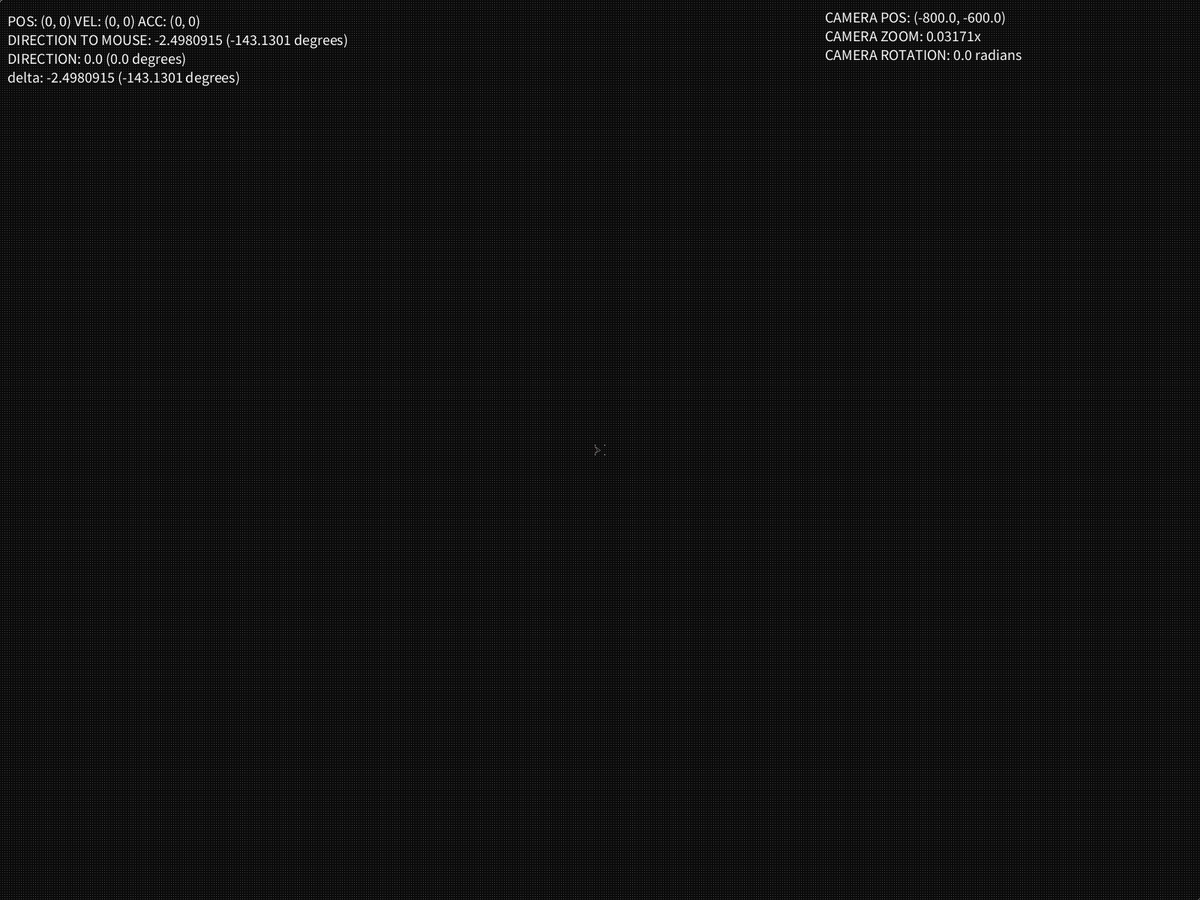
Frame 1 (no input)
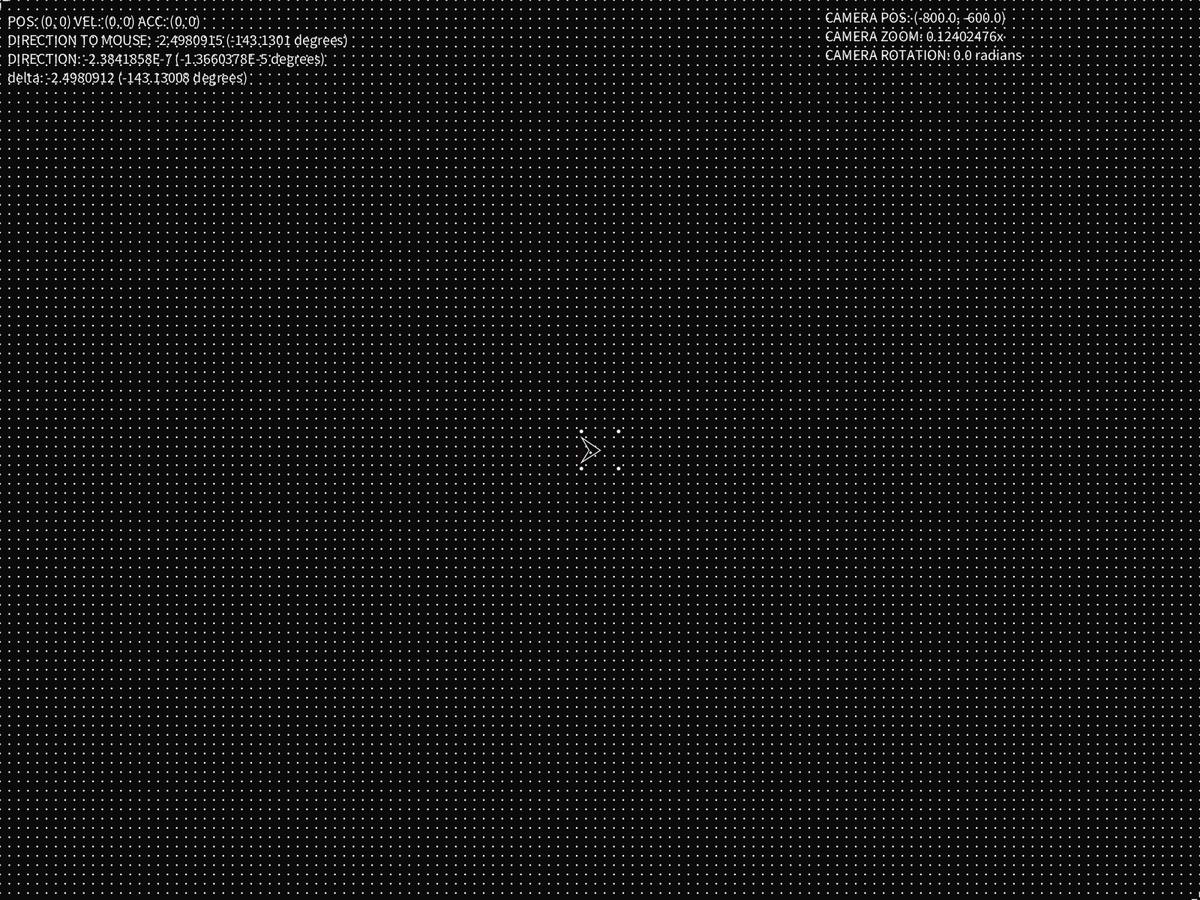
Frame 60 (the mouse pressed at the canvas centre just before this capture)
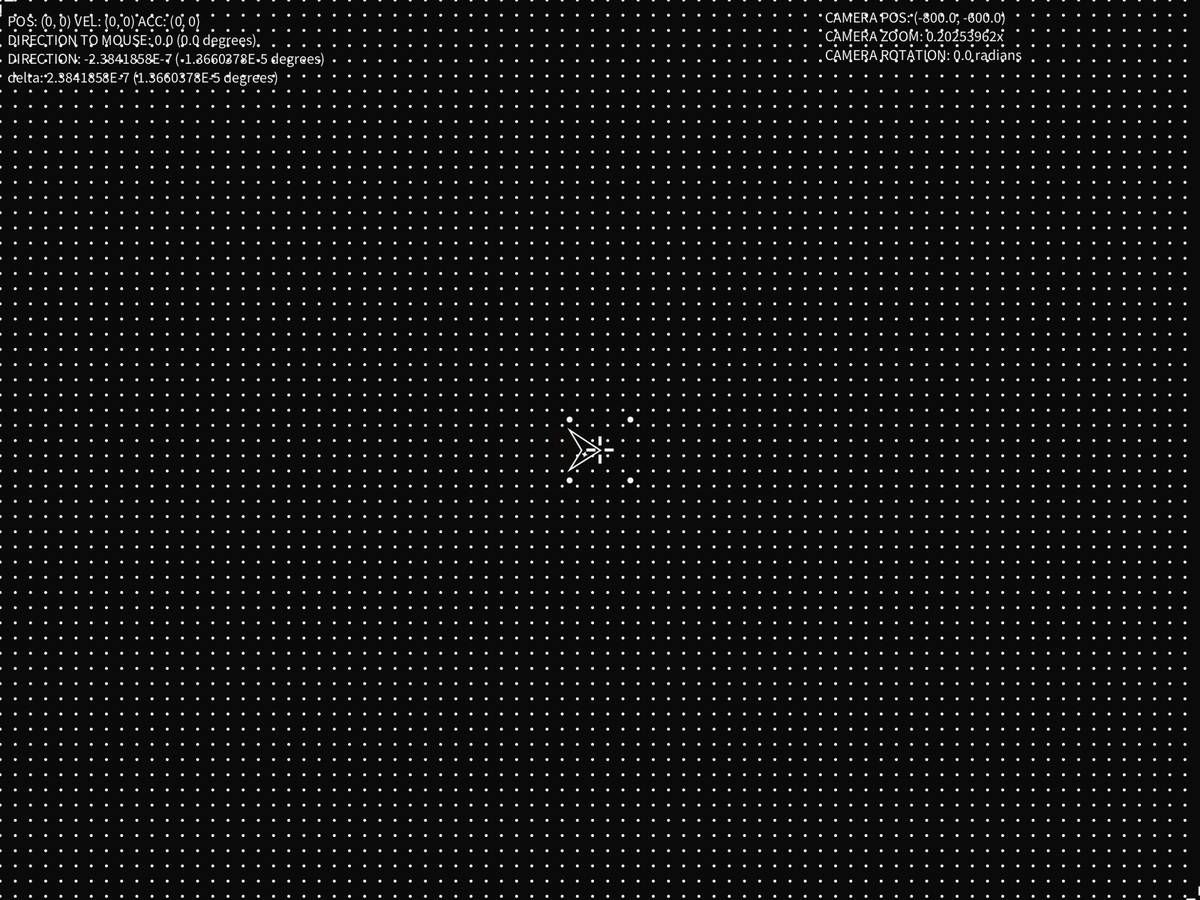
Frame 120 (the mouse held since frame 60 and released just before this capture)

The Processing sketch that drew these frames (run headless with seeded random() and noise(); from frame 60 on, the mouse is pressed at the canvas centre):

// Processing sketch: BigShrek
// ── BigShrek.pde
/*
BigShrek
 
 TIC SESSION 2 - Freddie (counselor)
 
 
 Here comes shrek
 */

boolean[] pressedKeys = new boolean[256];

PlayerShip player;
Camera _camera;

ArrayList<Ship> shipList = new ArrayList<Ship>();

final color UI_COLOR_WHITE = color(245);
final color UI_COLOR_BLACK = color(10);
final color UI_COLOR_RED = color(245, 0, 0);
final color UI_COLOR_GREEN = color(0, 245, 0);

final int UI_LINE_THICKNESS = 10;


void setup()
{
  player  = new PlayerShip();

  _camera = new Camera();
  _camera.zoom = .03;
  _camera.pos = player.pos.copy().mult(_camera.zoom).sub(new PVector(width/2, height/2));

  fullScreen();
  //noCursor();
  //shipList.add(player);
}

void draw()
{
  background(UI_COLOR_BLACK);

  // UPDATES
  player.update();

  // Update camera
  _camera.targetPos = player.pos.copy().mult(_camera.zoom).sub(new PVector(width/2, height/2));
  _camera.targetZoom = map(player.vel.mag(), 0, 100, .6, .09);
  //_camera.targetRotation = player.direction;
  _camera.update();

  // RENDER GAME
  pushMatrix();
  translate(-_camera.pos.x, -_camera.pos.y);
  scale(_camera.zoom);
  rotate(_camera.rotation);

  drawStars();

  // Draw BG and player
  player.render();

  // DEBUG STUFF
  //pushMatrix();
  //translate(player.pos.x, player.pos.y);
  //rotate(player.direction + HALF_PI); // Correct for the line being drawn facing up, instead of right
  //stroke(UI_COLOR_RED);
  //strokeWeight(UI_LINE_THICKNESS);
  //line(0, 0, 0, -200);
  //popMatrix();

  //pushMatrix();
  //translate(player.pos.x, player.pos.y);
  //rotate(player.directionOfMouseCursor + HALF_PI); // Correct for the line being drawn facing up, instead of right
  //stroke(0, 255, 0);
  //strokeWeight(UI_LINE_THICKNESS);
  //line(0, 0, 0, -200);
  //popMatrix();


  // World mouse cursor
  fill(UI_COLOR_WHITE);
  drawCrosshair(getWorldMouseCursor(), 200);

  drawCrosshair(_camera.pos.copy().div(_camera.zoom), 200);
  drawCrosshair(_camera.pos.copy().add(width, height).div(_camera.zoom), 200);

  //circle(getWorldMouseCursor().x, getWorldMouseCursor().y, 20);

  // Hardcoded unmoving circle
  circle(200, 200, 40);

  circle(-200, 200, 40);

  circle(200, -200, 40);

  circle(-200, -200, 40);

  popMatrix();

  // Debug text
  textSize(20);
  text("CAMERA POS: (" + _camera.pos.x + ", " + _camera.pos.y + ")", width - 500, 30);
  text("CAMERA ZOOM: " + _camera.zoom + "x", width - 500, 55);
  text("CAMERA ROTATION: " + _camera.rotation + " radians", width - 500, 80);
}

void drawStars()
{
  randomSeed(1);
  for (int starX = (int)_camera.pos.copy().div(_camera.zoom).x; starX < _camera.pos.copy().add(width, height).div(_camera.zoom).x; starX+=100)
  {
    for (int starY = (int)_camera.pos.copy().div(_camera.zoom).y; starY < _camera.pos.copy().add(width, height).div(_camera.zoom).y; starY+= 100)
    {

      fill(UI_COLOR_WHITE);
      circle(starX, starY, 20);
    }
  }
}

void drawCrosshair(PVector pos, int size)
{
  rectMode(CENTER);
  fill(UI_COLOR_WHITE);
  noStroke();
  rect(pos.x, pos.y + size * .3, size * .1, size*.3);
  rect(pos.x, pos.y - size * .3, size * .1, size*.3);
  rect(pos.x  +size *.3, pos.y, size * .3, size*.1);
  rect(pos.x  -size *.3, pos.y, size * .3, size*.1);
}

PVector getWorldMouseCursor()
{
  // Get screen space mouse position
  PVector screenMouseCursor = new PVector(mouseX, mouseY);

  // Subtract the camera position to undo the translation
  screenMouseCursor.add(_camera.pos.copy());

  // Divide to undo the scaling
  screenMouseCursor.div(_camera.zoom);

  return screenMouseCursor;
}

void keyPressed()
{
  pressedKeys[keyCode] = true;
}

void keyReleased()
{
  pressedKeys[keyCode] = false;
}

float notEvilMod(float a, float b)
{
  return (a % b + b) % b;
}

// ── Camera.pde
//final float MAX_TARGET_DISTANCE =
class Camera
{

  PVector pos;
  PVector targetPos;
  float zoom;
  float targetZoom;
  float rotation;
  float targetRotation;
  
  Camera()
  {
    pos = new PVector(0, 0);
    targetPos = new PVector();
    rotation = 0;
  }

  void update()
  {
    pos.add(targetPos.copy().sub(pos).mult(.1));
    rotation += (targetRotation - rotation) *.01;
    targetRotation = notEvilMod(targetRotation, TWO_PI);
    zoom += (targetZoom - zoom) * .003;
  }

PVector getCameraWorldPos()
  {
    // Get screen space corner position
    PVector screenPos = new PVector(0, 0);

    // Subtract the camera position to undo the translation
    screenPos.add(_camera.pos.copy());

    // Divide to undo the scaling
    screenPos.div(_camera.zoom);

    return screenPos;
  }
  PVector getCameraCornerPos()
  {
    // Get screen space corner position
    PVector screenCornerPos = new PVector(width, height);

    // Subtract the camera position to undo the translation
    screenCornerPos.add(_camera.pos.copy());

    // Divide to undo the scaling
    screenCornerPos.div(_camera.zoom);

    return screenCornerPos;
  }
}

// ── EnemyShip.pde
class EnemyShip extends Ship
{
  EnemyShip(PVector pos)
  {
    super();
    
    this.pos = pos.copy();
    
  }
  
}

// ── Particle.pde
class Particle
{
  PVector pos;
  PVector vel;
  
  Particle()
  {
  }
  
  void update()
  {
    //if (pos)
  }
}

// ── PlayerShip.pde
final char KEY_ACCELERATE = 'W';
final float ACCELERATION_MAG = 1;
final float SPEED_MAX = 100;

class PlayerShip extends Ship
{
  float directionOfMouseCursor;
  float directionDifference;

  PlayerShip()
  {
    super();


    // Create ship shape
    shipShape = createShape();
    shipShape.beginShape();
    shipShape.fill(UI_COLOR_BLACK);
    //shipShape.noStroke();
    shipShape.stroke(UI_COLOR_WHITE);
    shipShape.strokeWeight(10);
    shipShape.vertex(0, 0);
    shipShape.vertex(-130, 200);
    shipShape.vertex(0, 120);
    shipShape.vertex(130, 200);
    shipShape.endShape(CLOSE);


    // Create blaster shape
    blasterShape = createShape();
    blasterShape.beginShape();
    blasterShape.fill(245);
    blasterShape.stroke(UI_COLOR_WHITE);
    blasterShape.strokeWeight(UI_LINE_THICKNESS);
    blasterShape.vertex(-45, 15);
    blasterShape.vertex(15, 15);
    blasterShape.vertex(15, -15);
    blasterShape.vertex(-45, -15);
    blasterShape.endShape(CLOSE);


    // Create trail shape
    trailShape = createShape();
    trailShape.beginShape();
    trailShape.noFill();
    trailShape.strokeWeight(UI_LINE_THICKNESS);
    trailShape.strokeCap(PROJECT);
    trailShape.vertex(-130, 200);
    trailShape.vertex(0, 120);
    trailShape.vertex(130, 200);
    trailShape.endShape();
  }

  void render()
  {

    pushMatrix();
    translate(pos.x, pos.y);
    rotate(direction + HALF_PI); // Correct for the ship being drawn facing up, instead of right
    
    //drawBlasters();

    shape(shipShape, 0, 0);

    drawEmblem();

    drawTrail();

    popMatrix();
  }

  private void drawEmblem()
  {
    int size = 30;
    
    pushMatrix();
    translate(29, 101);
    rotate(1);
    rectMode(CENTER);
    fill(UI_COLOR_WHITE);
    rect(0, 0, size * sqrt(2) -10, size * sqrt(2) -10);
    rotate(HALF_PI / 2);
    fill(UI_COLOR_BLACK);

    for (int i = 0; i < 4; i++)
    {
      rotate(HALF_PI);
      bezier(0, size, 0, size/3, size/3, 0, size, 0);
    }
    popMatrix();
  }

  private void drawBlasters()
  {
    pushMatrix();
    translate(-50, 100);
    rotate(blasterDirection+ HALF_PI); // Correct for the blasters being drawn facing up, instead of right
    shape(blasterShape, 0, 0);

    popMatrix();

    pushMatrix();
    translate(50, 100);
    rotate(blasterDirection+ HALF_PI); // Correct for the blasters being drawn facing up, instead of right
    shape(blasterShape, 0, 0);

    popMatrix();
  }

  private void drawTrail()
  {
    int numLines = 5;
    float distance = 30 * map(vel.mag(), 0, 100, 1, 2.5);
    //float speed = map(acc.mag(), 0, 1000, .5, 1);

    float currentTrailFrame = (frameCount * 1.5) % distance;

    for (int i = 0; i < numLines; i++)
    {
      //scale(map(currentTrailFrame * i, 0, distance * (numLines - 1), 1, 0.4));
      //translate(0, map(currentTrailFrame * i, 0, distance * (numLines - 1), 0, 300));

      trailShape.setStroke(color(255, 0, 0, map(currentTrailFrame + i * distance, 0, distance + distance * (numLines - 1), 255, 0)));
      if (acc.mag() < 0.9)
      {
        trailShape.setStroke(color(255, 0, 0, 10));
      }
      shape(trailShape, 0, 20 + currentTrailFrame + i * distance);
    }
  }

  void update()
  {
    angularAcc = angularVel * -0.1;

    acc = vel.copy().mult(-0.01);


    // input
    getInputs();

    // physics
    vel.add(acc);
    pos.add(vel);

    angularVel += angularAcc;
    direction += angularVel;

    // Put direction between -PI and PI
    direction = notEvilMod(direction + PI, TWO_PI) - PI;

    // Constrain velocity to max allowed velocity
    vel.setMag(constrain(vel.mag(), -SPEED_MAX, SPEED_MAX));
  }

  private void getInputs()
  {
    // Get direction of mouse cursor
    directionOfMouseCursor = getWorldMouseCursor().sub(pos).heading();
    directionDifference = directionOfMouseCursor - direction;

    // Correct direction difference if it's out of range
    if (directionDifference > Math.PI || directionDifference < -Math.PI)
    {
      directionDifference = -directionDifference;
    }

    // Point blasters
    blasterDirection = directionOfMouseCursor;

    if (pressedKeys[KEY_ACCELERATE])
    {
      angularAcc = constrain(directionDifference, -0.001, 0.001);

      if (direction > PI)  direction -= TWO_PI;
      if (direction < -PI) direction += TWO_PI;

      acc = PVector.fromAngle(direction);
      acc.setMag(ACCELERATION_MAG);
    }

    // DEBUG TEXT
    textSize(20);
    text("POS: (" + round(pos.x) + ", " + round(pos.y) + ") VEL: (" + round(vel.x) + ", " + round(vel.y) + ") ACC: (" + round(acc.x) + ", " + round(acc.y) + ")", 10, 35);
    text("DIRECTION TO MOUSE: " + directionOfMouseCursor + " (" + degrees(directionOfMouseCursor) + " degrees)", 10, 60);
    text("DIRECTION: " + direction + " (" + degrees(direction) + " degrees)", 10, 85);
    text("delta: " + directionDifference + " (" + degrees(directionDifference) + " degrees)", 10, 110);
  }
}

// ── Ship.pde
abstract class Ship
{
  PVector pos;
  PVector vel;
  PVector acc;

  float direction;
  float angularVel;
  float angularAcc;

  float blasterDirection;

  PShape shipShape;
  PShape trailShape;
  PShape blasterShape;

  // Ship Constructor
  Ship()
  {
    pos = new PVector();
    vel = new PVector();
    acc = new PVector();

  }

  
}

// ── StarParticle.pde
class StarParticle extends Particle
{
  final int SIZE = 20;
  
  PVector pos;
  
  StarParticle(PVector pos)
  {
    this.pos = pos.copy();
  }
  
  void render()
  {
    circle(pos.x, pos.y, SIZE);
  }
  
}
